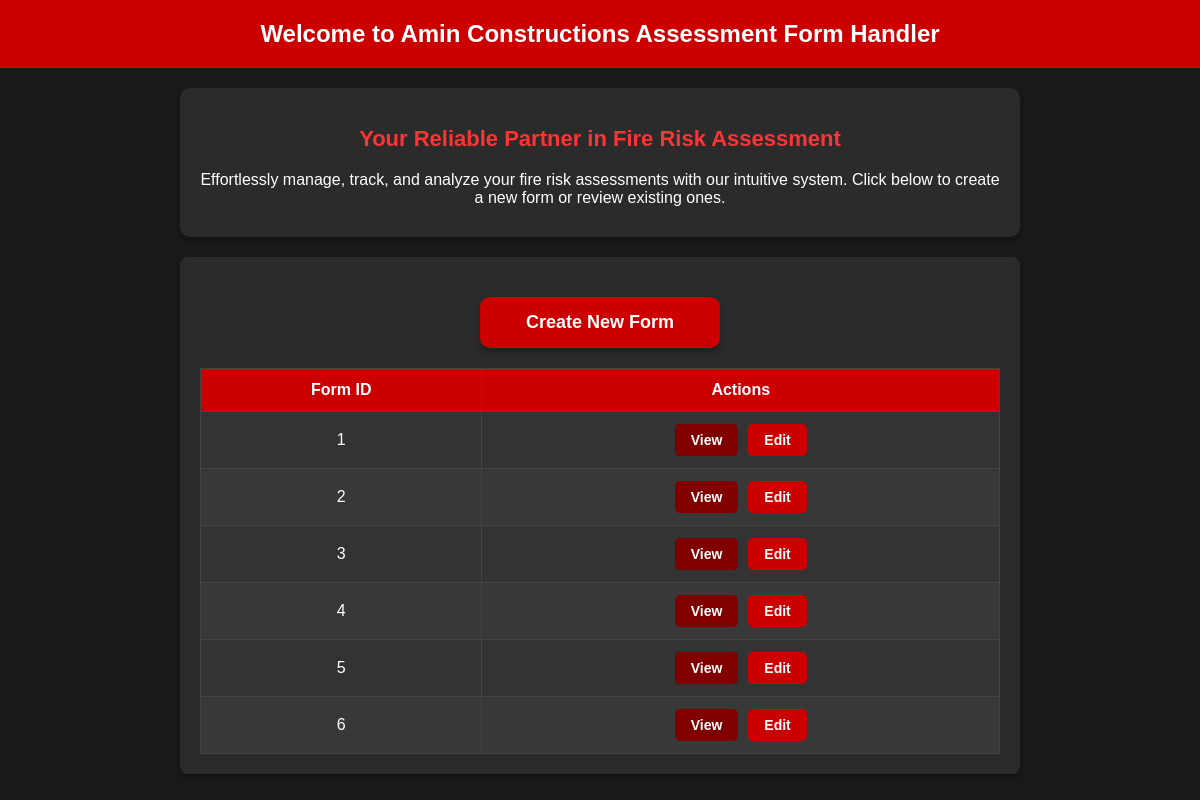
Page / (signed in) on the earlier database version.
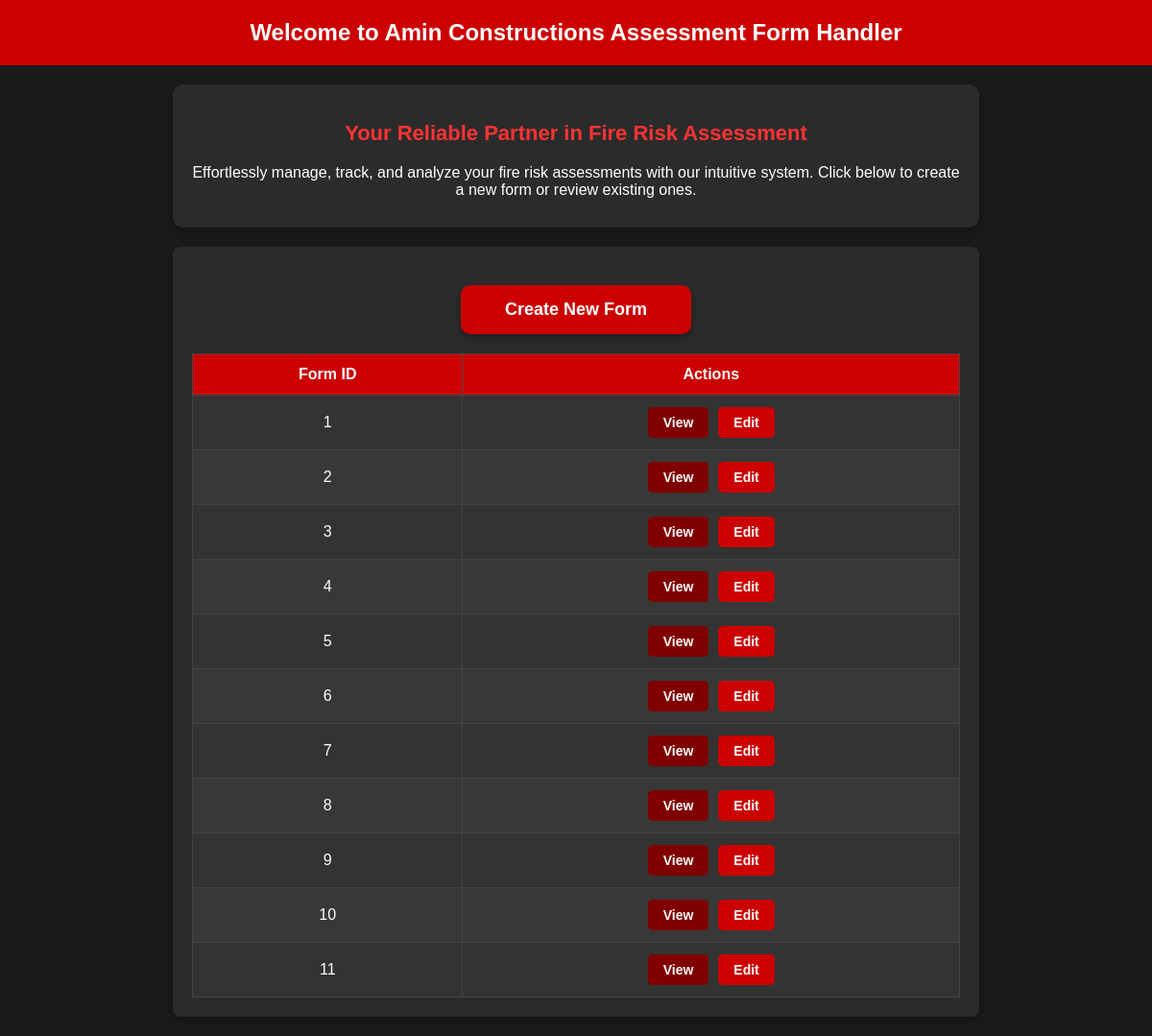
Same page on the later database version.
### POC2/app.py (models this page shows)
class Form(db.Model):
    id = db.Column(db.Integer, primary_key=True)
    form_id = db.Column(db.String(50), unique=True, nullable=False)
    form_type = db.Column(db.String(20), nullable=False)  # new column to store form type

### POC2/app.py (the view)
@app.route('/')
@login_required
def index():
    forms = Form.query.all()
    return render_template('index.html', forms=forms)

### POC2/app.py (called while the page is built)
def login_required(f):
    @wraps(f)
    def decorated_function(*args, **kwargs):
        if 'user_id' not in session:
            return redirect(url_for('login'))
        return f(*args, **kwargs)
    return decorated_function

### POC2/templates/index.html (shortened to what this page needs)
<!DOCTYPE html>
<html>
<head>
</head>
<body>
    <header>Welcome to Amin Constructions Assessment Form Handler</header>
    <div class="welcome-section">
        <h2>Your Reliable Partner in Fire Risk Assessment</h2>
        <p>Effortlessly manage, track, and analyze your fire risk assessments with our intuitive system.
        Click below to create a new form or review existing ones.</p>
    </div>
    <div class="form-list">
        <a href="{{ url_for('create_form') }}" class="create-form">Create New Form</a>
        <table>
            <thead>
                <tr>
                    <th>Form ID</th>
                    <th>Actions</th>
                </tr>
            </thead>
            <tbody>
                {% for form in forms %}
                <tr>
                    <td>{{ form.form_id }}</td>
                    <td>
                        <div class="action-buttons">
                            <a href="{{ url_for('view_form', form_id=form.form_id) }}" class="view-button">View</a>
                            <a href="{{ url_for('edit_form', form_id=form.form_id) }}" class="edit-button">Edit</a>
                        </div>
                    </td>
                </tr>
                {% endfor %}
            </tbody>
        </table>
    </div>
</body>
</html>

### POC2/templates/index.html (style rules this page uses)
body { font-family: Arial, sans-serif; background-color: #1a1a1a; color: #ffffff; margin: 0; padding: 0; }
header { background-color: #cc0000; color: white; padding: 20px; text-align: center; font-size: 24px; font-weight: bold; }
.welcome-section { background-color: #2b2b2b; color: #ffffff; text-align: center; padding: 20px; margin: 20px auto; max-width: 800px; border-radius: 10px; box-shadow: 0 4px 8px rgba(0, 0, 0, 0.3); }
.welcome-section h2 { font-size: 22px; font-weight: bold; color: #ff3333; }
.welcome-section p { font-size: 16px; margin: 10px 0; color: #ffffff; }
.form-list { max-width: 800px; margin: 20px auto; padding: 20px; background-color: #2b2b2b; border-radius: 8px; box-shadow: 0 4px 8px rgba(0, 0, 0, 0.3); }
.create-form { display: block; width: 200px; text-align: center; margin: 20px auto; padding: 15px 20px; font-size: 18px; font-weight: bold; background-color: #cc0000; color: white; text-decoration: none; border-radius: 10px; transition: background-color 0.3s ease, transform 0.3s ease; box-shadow: 0 4px 8px rgba(0, 0, 0, 0.3); }
table { width: 100%; border-collapse: collapse; margin-top: 20px; }
table th, table td { border: 1px solid #444; padding: 12px; text-align: center; font-size: 16px; }
table th { background-color: #cc0000; color: white; font-weight: bold; }
table tr { background-color: #333; }
table tr:nth-child(even) { background-color: #383838; }
.action-buttons { display: flex; justify-content: center; gap: 10px; }
.view-button, .edit-button { text-decoration: none; padding: 8px 16px; font-size: 14px; font-weight: bold; border-radius: 5px; color: white; transition: background-color 0.3s ease, transform 0.3s ease; }
.view-button { background-color: #800000; }
.edit-button { background-color: #cc0000; }

Differences in the rows shown:
added Form: form_id "7"
added Form: form_id "8"
added Form: form_id "9"
added Form: form_id "10"
added Form: form_id "11"
